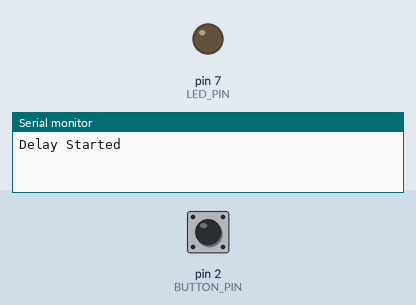
This sketch was run on a simulated Arduino Uno, built with avr-gcc and run on an emulated ATmega328P. On the bench: output pins drawn as LEDs (lit = HIGH), the last lines printed to the serial monitor. The test bench sets the inputs (shaded band); at power-on: pin 2 (BUTTON_PIN) HIGH.

Above: at 1.2 s.
1.3 s: pin 2 (BUTTON_PIN) pulled LOW for 0.15 s
At 2.5 s:
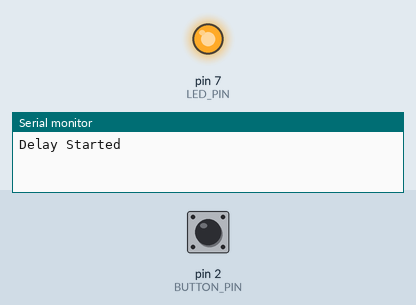
2.9 s: pin 2 (BUTTON_PIN) pulled LOW for 1 s
At 3.7 s:
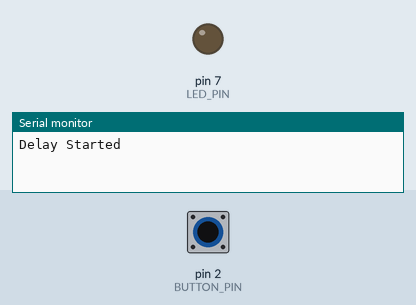
6.5 s: pin 2 (BUTTON_PIN) pulled LOW for 3.2 s
At 7.7 s:
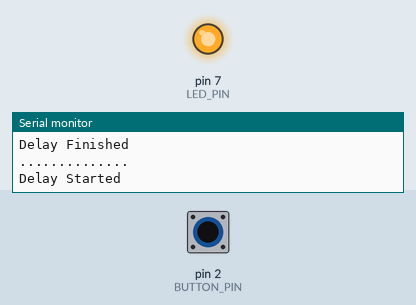
Timing chart, 0 to 9.5 s (numbered marks = the images above; inputs shaded):
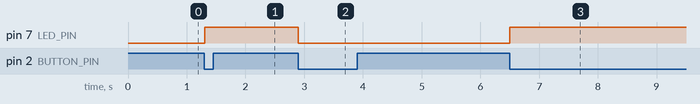

Measured:
- after the input at 1.3 s, pin 7 (LED_PIN): LOW → HIGH at once
- after the input at 2.9 s, pin 7 (LED_PIN): HIGH → LOW at once
- after the input at 6.5 s, pin 7 (LED_PIN): LOW → HIGH at once

The sketch:

Interrupt_pushbutton_led4.ino
```cpp
#define LED_PIN 7
#define BUTTON_PIN 2

// Boolean to represent toggle state

volatile bool toggleState = false;

void checkSwitch()
{
  if (digitalRead(BUTTON_PIN) == LOW)
  {
    delay(200);
    toggleState = !toggleState;
    digitalWrite(LED_PIN,toggleState);
  }
}

void setup()
{
  Serial.begin(9600);
  pinMode(LED_PIN, OUTPUT);
  pinMode(BUTTON_PIN, INPUT_PULLUP);
  attachInterrupt(digitalPinToInterrupt(BUTTON_PIN),checkSwitch, FALLING);
}

void loop()
{
  Serial.println("Delay Started");
  delay(5000);
  Serial.println("Delay Finished");
  Serial.println("..............");
}
```
